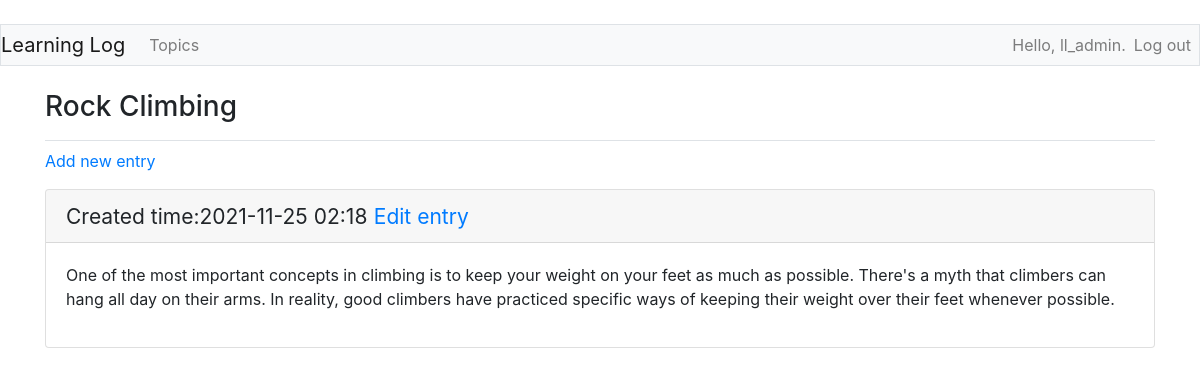
The page /topics/2/ (signed in) on the database its author committed.
### learning_logs/models.py (models this page shows, shortened)
class Topic(models.Model):
    text = models.CharField(max_length=200)
    date_added = models.DateTimeField(auto_now_add=True)
    owner = models.ForeignKey(User, on_delete=models.CASCADE)
    def __str__(self):
        return self.text

class Entry(models.Model):
    topic = models.ForeignKey(Topic, on_delete=models.CASCADE)
    text = models.TextField()
    class Meta:
        verbose_name_plural = 'entries'

### learning_logs/views.py (the view)
# urls.py: re_path('topics/(?P<topic_id>\d+)/', views.topic, name='topic'),
@login_required
def topic(request, topic_id):
    topic = Topic.objects.get(id=topic_id)
    if topic.owner != request.user:
        raise Http404
    entries = topic.entry_set.order_by('topic__date_added')
    context = {'topic': topic, 'entries': entries}
    return render(request, 'learning_logs/topic.html', locals())

### learning_logs/templates/learning_logs/topic.html (shortened to what this page needs)
﻿<!DOCTYPE html>
<html lang="en">
<head>
    <link href="https://cdn.bootcdn.net/ajax/libs/twitter-bootstrap/4.6.1/css/bootstrap.min.css" rel="stylesheet">
</head>
<body>
    {% extends "learning_logs/base.html" %}
    {% block page_header %}
        <h3>{{topic}}</h3>
    {% endblock page_header %}
    {% block content %}
    <p>
        <a href="{% url 'learning_logs:new_entry' topic.id %}">Add new entry</a>
    </p>
    {% for entry in entries %}
        <div class="card mb-3">
            <h4 class="card-header">
                <small>Created time:{{ topic.date_added|date:'Y-m-d H:i' }}</small>
                <small><a href="{% url 'learning_logs:edit_entry' entry.id %}">Edit entry</a></small>
            </h4>
            <div class="card-body">{{entry.text|linebreaks}}</div>
        </div>
    {% empty %}
    <p>There are no entries for this topic yet.</p>
    {% endfor %}
    {% endblock content %}

### learning_logs/templates/learning_logs/base.html (shortened to what this page needs)
﻿<!DOCTYPE html>
<html lang="en">
<head>
    <link href="https://cdn.bootcdn.net/ajax/libs/twitter-bootstrap/4.6.1/css/bootstrap.min.css" rel="stylesheet">
</head>
<body>
<nav class="nav navbar-expand-md navbar-light bg-light mb-4 border">
    <a class="navbar-brand" href="{% url 'learning_logs:index' %}">Learning Log</a>
    <div class="collapse navbar-collapse" id="navbarCollapse">
        <ul class="navbar-nav mr-auto">
            <li class="nav-item">
                <a class="nav-link" href="{% url 'learning_logs:topics' %}">Topics</a>
            </li>
        </ul>
        <ul class="navbar-nav ml-auto">
            {% if user.is_authenticated %}
                <li class="nav-item">
                    <span class="navbar-text">Hello, {{ user.username }}.</span>
                </li>
                <li class="nav-item">
                    <a class="nav-link" href="{% url 'users:logout' %}">Log out</a>
                </li>
            {% endif %}
        </ul>
    </div>
</nav>
<main role="main" class="container">
    <div class="pb-2 mb-2 border-bottom">
        {% block page_header %}{% endblock page_header %}
    </div>
    <div>
        {% block content %}{% endblock content %}
    </div>
</main>
</body>
</html>

### rows shown on the page
Topic: text "Rock Climbing", date_added "2021-11-25 02:18"
Entry: text "One of the most important concepts in climbing is to keep your weight on your feet as much as possible. There's a myth that climbers can hang all day on their arms. In reality, good climbers have practiced specific ways of keeping their weight over their feet whenever possible."

### other values the page prints
{{ user.username }} "ll_admin"
